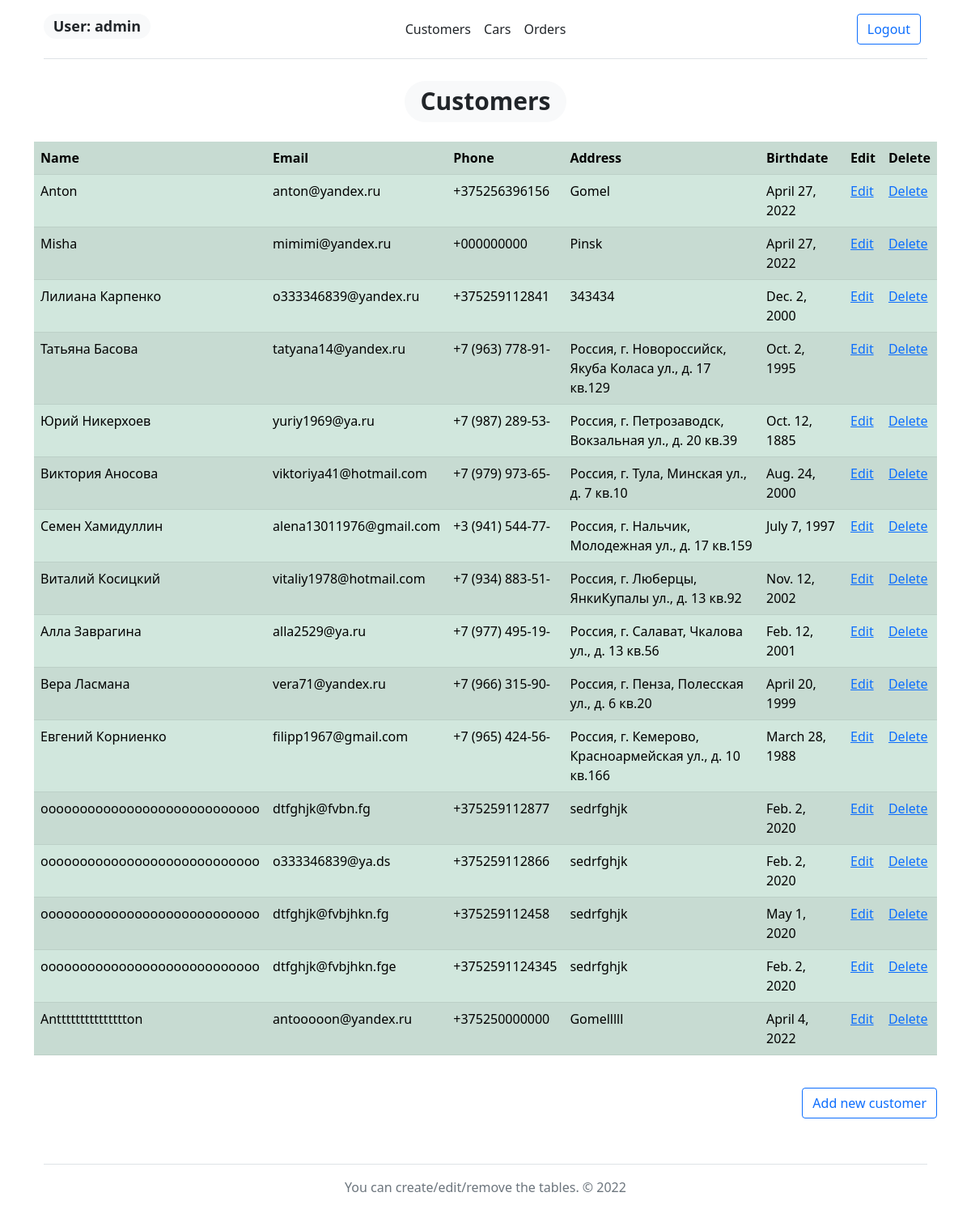
The page / (signed in) on the database as committed earlier.
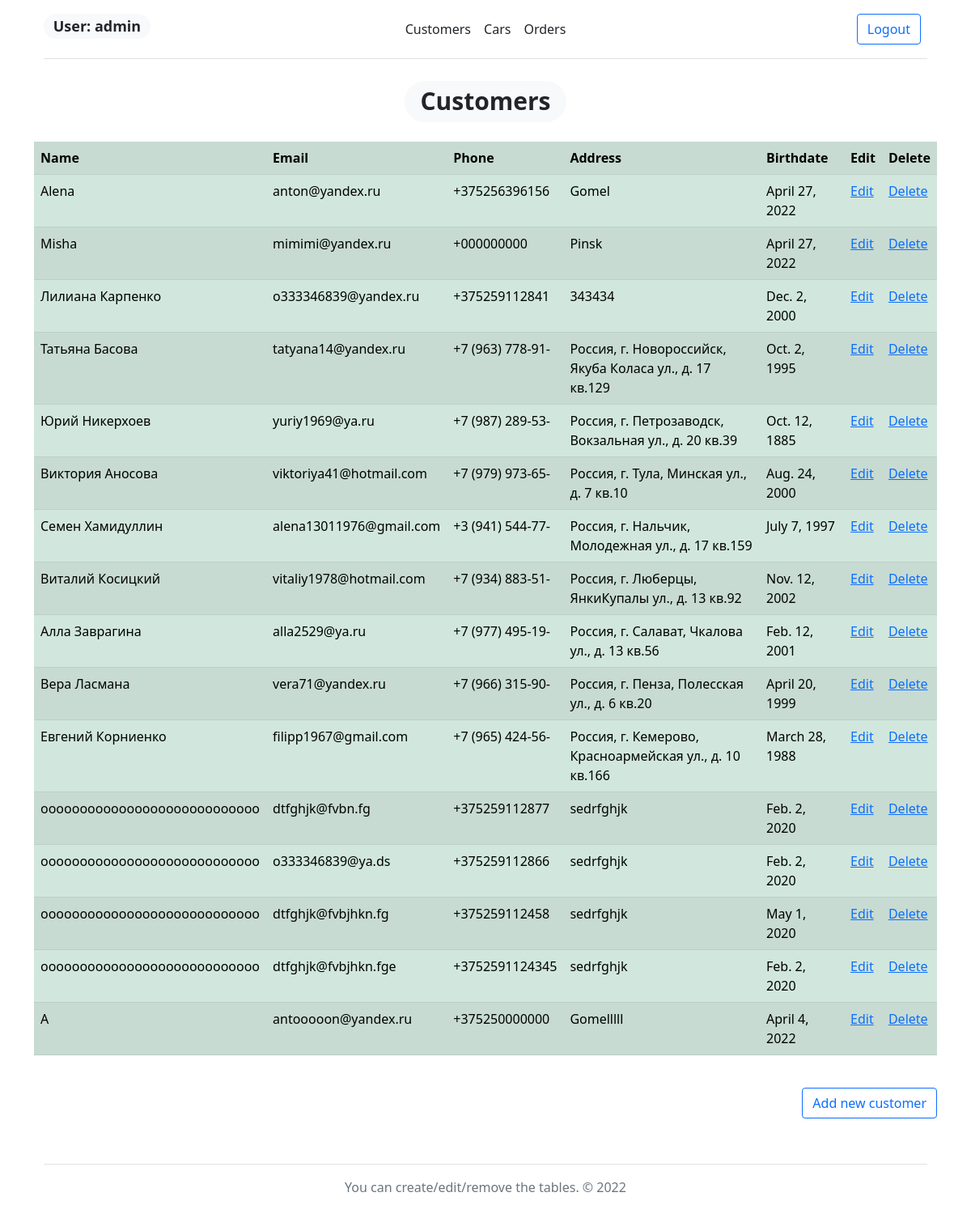
The same page on the database as committed later.
### users/models.py (models this page shows, shortened)
class Customer(models.Model):
    Name = models.CharField('Name Customer', max_length=100)
    EmailRegex = RegexValidator(regex=r"^[-\w.]+@([A-z0-9][-A-z0-9]+\.)+[A-z]{2,4}$")
    Email = models.EmailField('Email Customer', validators=[EmailRegex], max_length=254, unique=True)
    PhoneNumberRegex = RegexValidator(regex=r"^(\+\d{1,3})?,?\s?\d{8,13}")
    Phone = models.CharField('Phone Customer', validators=[PhoneNumberRegex], max_length=16, unique=True)
    Address = models.CharField('Address Customer', max_length=100)
    Birthdate = models.DateField('Birthdate Customer')

### users/views.py (the view)
# urls.py: path('', customer_home, name='customer_home'),
@login_required
def customer_home(request):
    customer = Customer.objects.all()
    if request.user.is_anonymous:
        role = 'anonymous'
    else:
        role = Group.objects.filter(user = request.user)[0].name
    print(role == "admin")
    if request.method == 'POST':
        form = CustomerForm(request.POST)
        if form.is_valid():
            form.save()
        print(form.is_valid())
    return render(request, 'customer.html', {'customer': customer,
                                             'form_customer': CustomerForm(),
                                             'role': role})

### templates/customer.html (shortened to what this page needs)
{% extends 'base.html' %}
{% block content %}
<center><h1><span class="badge rounded-pill bg-light text-dark">Customers</span></h1></center>
{% if edit_customer %}
<p class="mt-4">Editing</p>
<form id="edit_customer" method="post">
    {% csrf_token %}
    {{form_customer}}
</form>
<button form="edit_customer" type="submit" class="btn btn-primary mt-4">Edit</button>
{% else %}
<table class="table table-success table-striped mt-4">
    <tr>
        <th>Name</th>
        <th>Email</th>
        <th>Phone</th>
        <th>Address</th>
        <th>Birthdate</th>
        {% if request.user.groups.all.0.name != 'Worker' %}
        <th>Edit</th>
        {% if request.user.groups.all.0.name != 'Reception' %}
        <th>Delete</th>
        {% endif %}
        {% endif %}
    </tr>
    {% for el in customer %}
    <tr>
        <td>{{ el.Name }}</td>
        <td>{{ el.Email }}</td>
        <td>{{ el.Phone }}</td>
        <td>{{ el.Address }}</td>
        <td>{{ el.Birthdate }}</td>
        {% if role != 'Worker' %}
        <td><a href="{% url 'edit_customer' el.id %}">Edit</a></td>
        {% if role != 'Reception' %}
        <td><a href="{% url 'delete_customer' el.id %}">Delete</a></td>
        {% endif %}
        {% endif %}
    </tr>
    {% endfor %}
</table>
{% endif %}
{% if request.user.groups.all.0.name != 'Worker' %}
<p align="right">
    <button type="button" class="btn btn-outline-primary mt-4" data-bs-toggle="modal" data-bs-target="#exampleModal">
        Add new customer
    </button>
</p>
{% endif %}
{% endblock %}

Rows that differ between the two databases and show on the page:
changed Customer "anton@yandex.ru": Name "Anton" → "Alena"
changed Customer "antooooon@yandex.ru": Name "Anttttttttttttttton" → "A"
